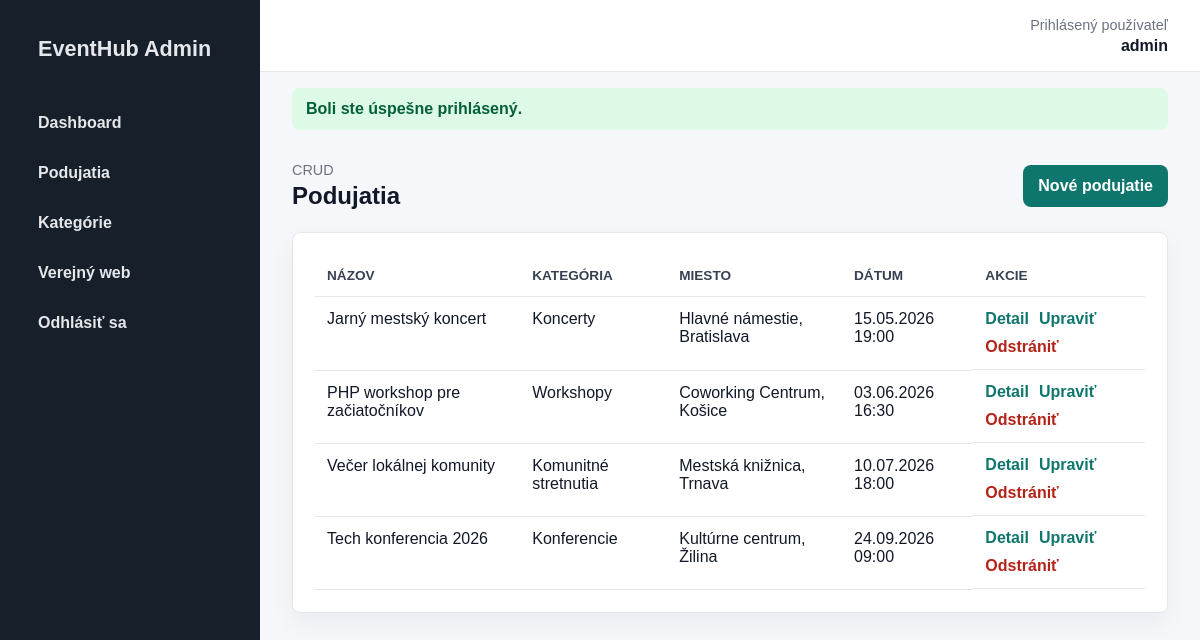
/index.php?page=admin_events (signed in), run on the app's committed database.
### tables this page shows
CREATE TABLE IF NOT EXISTS events (
    id INT UNSIGNED AUTO_INCREMENT PRIMARY KEY,
    category_id INT UNSIGNED NOT NULL,
    title VARCHAR(180) NOT NULL,
    description TEXT NOT NULL,
    location VARCHAR(180) NOT NULL,
    event_date DATETIME NOT NULL,
    image VARCHAR(500) NULL,
    created_at TIMESTAMP DEFAULT CURRENT_TIMESTAMP,
    CONSTRAINT fk_events_category
        FOREIGN KEY (category_id)
        REFERENCES categories(id)
        ON UPDATE CASCADE
        ON DELETE RESTRICT
);

CREATE TABLE IF NOT EXISTS categories (
    id INT UNSIGNED AUTO_INCREMENT PRIMARY KEY,
    name VARCHAR(120) NOT NULL UNIQUE,
    created_at TIMESTAMP DEFAULT CURRENT_TIMESTAMP
);

### core/Controller.php (called while the page is built, shortened)
<?php
class Controller
{
    protected function render(string $view, array $data = [], bool $admin = false): void
    {
        extract($data, EXTR_SKIP);
        $header = $admin ? 'admin_header.php' : 'header.php';
        $footer = $admin ? 'admin_footer.php' : 'footer.php';
        $viewFile = APP_ROOT . '/views/' . $view . '.php';
        require APP_ROOT . '/views/partials/' . $header;
        require $viewFile;
        require APP_ROOT . '/views/partials/' . $footer;
    }
}

### controllers/EventController.php (called while the page is built, shortened)
<?php
class EventController extends Controller
{
    private Event $eventModel;
    public function __construct()
    {
        $this->eventModel = new Event();
    }
    public function adminIndex(): void
    {
        $this->render('admin/events/index', [
            'pageTitle' => 'Správa podujatí',
            'events' => $this->eventModel->all(),
        ], true);
    }
}

### index.php (called while the page is built, shortened)
<?php
spl_autoload_register(function (string $className): void {
    $directories = ['config', 'core', 'models', 'controllers'];
    foreach ($directories as $directory) {
        $file = __DIR__ . '/' . $directory . '/' . $className . '.php';
        if (is_file($file)) {
            return;
        }
    }
});
$routes = [
    'home' => [HomeController::class, 'index'],
    'events' => [EventController::class, 'index'],
    'event_detail' => [EventController::class, 'detail'],
    'contact' => [ContactController::class, 'index'],
    'login' => [AuthController::class, 'login'],
    'logout' => [AuthController::class, 'logout'],
    'admin_dashboard' => [AdminController::class, 'dashboard'],
    'admin_events' => [EventController::class, 'adminIndex'],
    'admin_event_create' => [EventController::class, 'adminCreate'],
    'admin_event_edit' => [EventController::class, 'adminEdit'],
    'admin_event_delete' => [EventController::class, 'adminDelete'],
    'admin_categories' => [CategoryController::class, 'adminIndex'],
    'admin_category_create' => [CategoryController::class, 'adminCreate'],
    'admin_category_edit' => [CategoryController::class, 'adminEdit'],
    'admin_category_delete' => [CategoryController::class, 'adminDelete'],
];
$page = $_GET['page'] ?? 'home';
[$controllerName, $method] = $routes[$page];
try {
    $controller = new $controllerName();
    $controller->$method();
} catch (Throwable $exception) {
    http_response_code(500);
    error_log($exception->getMessage());
    $pageTitle = 'Chyba aplikácie';
    $errorMessage = 'Nastala neočakávaná chyba. Skontrolujte konfiguráciu databázy alebo to skúste neskôr.';
    require __DIR__ . '/views/partials/header.php';
    require __DIR__ . '/views/error.php';
    require __DIR__ . '/views/partials/footer.php';
}

### core/Helpers.php (called while the page is built, shortened)
<?php
function e(?string $value): string
{
    return htmlspecialchars((string) $value, ENT_QUOTES, 'UTF-8');
}
function url(string $page, array $params = []): string
{
    $query = array_merge(['page' => $page], $params);
    return BASE_URL . '?' . http_build_query($query);
}
function asset(string $path): string
{
    return ltrim($path, '/');
}
function format_date(?string $date): string
{
    return date('d.m.Y H:i', strtotime($date));
}

### core/Session.php (called while the page is built, shortened)
<?php
class Session
{
    public static function get(string $key, mixed $default = null): mixed
    {
        return $_SESSION[$key] ?? $default;
    }
    public static function flash(string $key, ?string $message = null): ?string
    {
        $message = $_SESSION['flash'][$key] ?? null;
        return $message;
    }
}

### core/Model.php (called while the page is built, shortened)
<?php
class Model
{
    public function __construct()
    {
        $this->db = Database::getConnection();
    }
}

### config/Database.php (called while the page is built, shortened)
<?php
class Database
{
    private static ?PDO $connection = null;
    public static function getConnection(): PDO
    {
        if (self::$connection === null) {
            $dsn = sprintf(
                'mysql:host=%s;dbname=%s;charset=%s',
                DB_HOST,
                DB_NAME,
                DB_CHARSET
            );
            self::$connection = new PDO($dsn, DB_USER, DB_PASS, [
                PDO::ATTR_ERRMODE => PDO::ERRMODE_EXCEPTION,
                PDO::ATTR_DEFAULT_FETCH_MODE => PDO::FETCH_ASSOC,
                PDO::ATTR_EMULATE_PREPARES => false,
            ]);
        }
        return self::$connection;
    }
}

### models/Event.php (called while the page is built, shortened)
<?php
class Event extends Model
{
    public function all(?int $categoryId = null): array
    {
        $sql = 'SELECT e.*, c.name AS category_name
                FROM events e
                INNER JOIN categories c ON c.id = e.category_id';
        $params = [];
        $sql .= ' ORDER BY e.event_date ASC';
        $stmt = $this->db->prepare($sql);
        $stmt->execute($params);
        return $stmt->fetchAll();
    }
}

### views/admin/events/index.php (the view, shortened to what this page needs)
<section class="admin-page-header">
    <div>
        <p class="muted">CRUD</p>
        <h1>Podujatia</h1>
    </div>
    <a class="btn" href="<?= url('admin_event_create') ?>">Nové podujatie</a>
</section>
<div class="panel">
    <div class="table-wrap">
        <table>
            <thead>
                <tr>
                    <th>Názov</th>
                    <th>Kategória</th>
                    <th>Miesto</th>
                    <th>Dátum</th>
                    <th>Akcie</th>
                </tr>
            </thead>
            <tbody>
                <?php foreach ($events as $event): ?>
                    <tr>
                        <td><?= e($event['title']) ?></td>
                        <td><?= e($event['category_name']) ?></td>
                        <td><?= e($event['location']) ?></td>
                        <td><?= e(format_date($event['event_date'])) ?></td>
                        <td class="actions">
                            <a href="<?= url('event_detail', ['id' => $event['id']]) ?>">Detail</a>
                            <a href="<?= url('admin_event_edit', ['id' => $event['id']]) ?>">Upraviť</a>
                            <a class="danger" href="<?= url('admin_event_delete', ['id' => $event['id']]) ?>">Odstrániť</a>
                        </td>
                    </tr>
                <?php endforeach; ?>
            </tbody>
        </table>
    </div>
</div>

### views/partials/admin_header.php (shortened to what this page needs)
<!DOCTYPE html>
<html lang="sk">
<head>
    <link rel="stylesheet" href="<?= asset('public/css/admin.css') ?>">
</head>
<body>
    <aside class="admin-sidebar">
        <a class="admin-brand" href="<?= url('admin_dashboard') ?>">EventHub Admin</a>
        <nav>
            <a href="<?= url('admin_dashboard') ?>">Dashboard</a>
            <a href="<?= url('admin_events') ?>">Podujatia</a>
            <a href="<?= url('admin_categories') ?>">Kategórie</a>
            <a href="<?= url('home') ?>">Verejný web</a>
            <a href="<?= url('logout') ?>">Odhlásiť sa</a>
        </nav>
    </aside>
    <div class="admin-shell">
        <header class="admin-topbar">
            <div>
                <span class="muted">Prihlásený používateľ</span>
                <strong><?= e(Session::get('admin_username', 'admin')) ?></strong>
            </div>
        </header>
        <?php if ($success = Session::flash('success')): ?>
            <div class="flash flash-success"><?= e($success) ?></div>
        <?php endif; ?>
        <main class="admin-content">

### views/partials/admin_footer.php (shortened to what this page needs)
        </main>
    </div>
</body>
</html>

### public/css/admin.css (style rules this page uses)
:root { --bg: #f5f7fb; --surface: #ffffff; --text: #111827; --muted: #6b7280; --line: #e5e7eb; --primary: #0f766e; --primary-dark: #0b5f59; --danger: #b42318; --sidebar: #17202a; }
* { box-sizing: border-box; }
body { margin: 0; background: var(--bg); color: var(--text); font-family: Arial, Helvetica, sans-serif; }
a { color: inherit; text-decoration: none; }
.admin-sidebar { position: fixed; inset: 0 auto 0 0; width: 260px; padding: 24px; background: var(--sidebar); color: #ffffff; }
.admin-brand { display: block; margin-bottom: 28px; font-size: 1.35rem; font-weight: 800; }
.admin-sidebar nav { display: grid; gap: 8px; }
.admin-sidebar a { padding: 12px 14px; border-radius: 8px; color: #e5e7eb; font-weight: 700; }
.admin-shell { min-height: 100vh; margin-left: 260px; }
.admin-topbar { min-height: 72px; display: flex; justify-content: flex-end; align-items: center; padding: 0 32px; border-bottom: 1px solid var(--line); background: #ffffff; }
.admin-topbar div { display: grid; text-align: right; }
.admin-content { padding: 32px; }
.admin-page-header, .panel-heading { display: flex; justify-content: space-between; gap: 20px; align-items: center; margin-bottom: 22px; }
.admin-page-header h1, .panel-heading h2 { margin: 0; }
.muted { margin: 0 0 4px; color: var(--muted); font-size: 0.9rem; }
.btn { display: inline-flex; align-items: center; justify-content: center; min-height: 42px; padding: 9px 15px; border: 0; border-radius: 8px; background: var(--primary); color: #ffffff; font-weight: 800; cursor: pointer; }
.stat-card, .panel { border: 1px solid var(--line); border-radius: 8px; background: var(--surface); box-shadow: 0 10px 24px rgba(17, 24, 39, 0.05); }
.panel { padding: 22px; }
.table-wrap { overflow-x: auto; }
table { width: 100%; border-collapse: collapse; min-width: 680px; }
th, td { padding: 13px 12px; border-bottom: 1px solid var(--line); text-align: left; vertical-align: top; }
th { color: #374151; font-size: 0.85rem; text-transform: uppercase; }
.actions { display: flex; flex-wrap: wrap; gap: 10px; font-weight: 800; }
.actions a { color: var(--primary); }
.actions .danger { color: var(--danger); }
.alert, .flash { border-radius: 8px; padding: 12px 14px; font-weight: 700; }
.flash { margin: 16px 32px 0; }
.flash-success { background: #dcfae6; color: #05603a; }

### data on the page
events: title "Jarný mestský koncert", category.name "Koncerty", location "Hlavné námestie, Bratislava", event_date "15.05.2026 19:00"
events: title "PHP workshop pre začiatočníkov", category.name "Workshopy", location "Coworking Centrum, Košice", event_date "03.06.2026 16:30"
events: title "Večer lokálnej komunity", category.name "Komunitné stretnutia", location "Mestská knižnica, Trnava", event_date "10.07.2026 18:00"
events: title "Tech konferencia 2026", category.name "Konferencie", location "Kultúrne centrum, Žilina", event_date "24.09.2026 09:00"

### other printed values
Session::get('admin_username', 'admin') "admin"
$success "Boli ste úspešne prihlásený."
